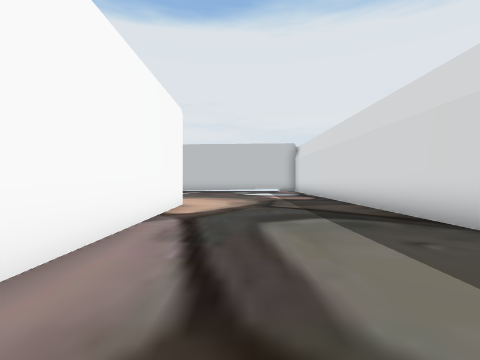
View 1 (above)

24 first-person views from a walk through a 3-D level made in the Unity game engine. The camera is 1.4 m above the floor, looks level and sees 85° across. The floor is counted in squares, 2 m on a side. Each view is taken from the middle of a square. On the plan, view 1 faces up. The plan holds only what a view shows up to about 9 squares ahead; the rest is blank. The place goes on beyond the plan.

View 2
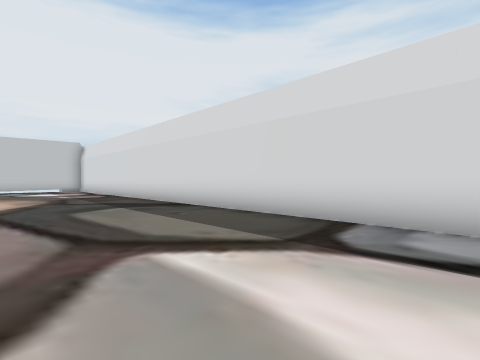

View 3
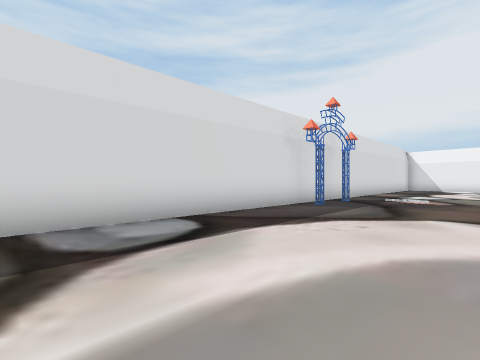

View 4
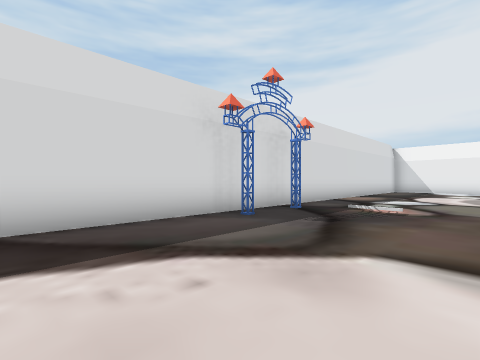

View 5
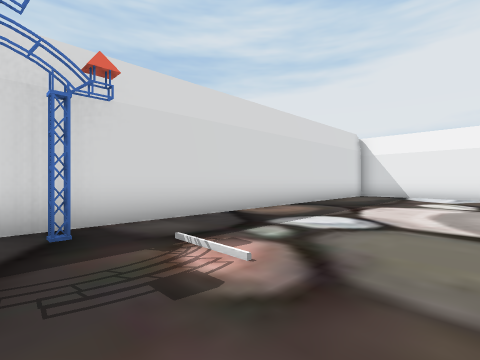

View 6
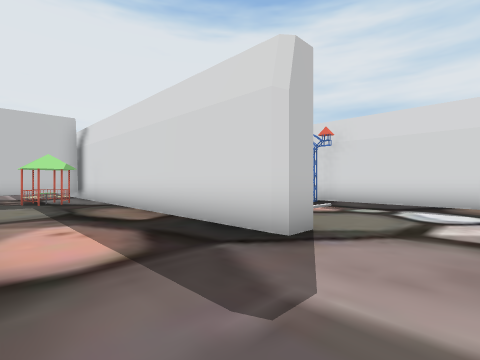

View 7
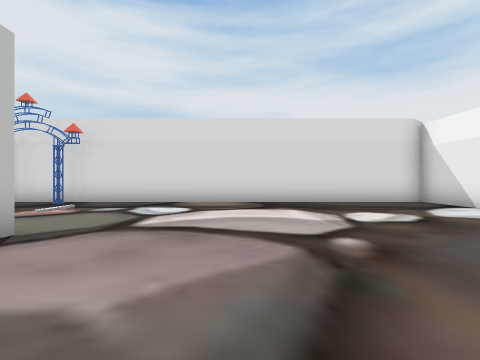

View 8
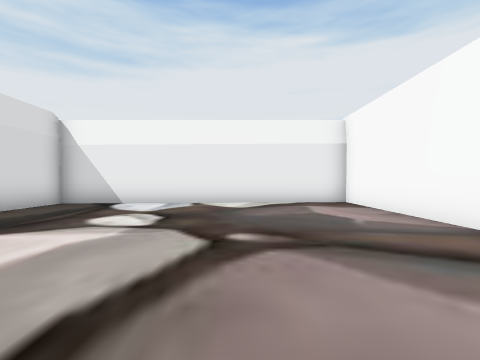

View 9
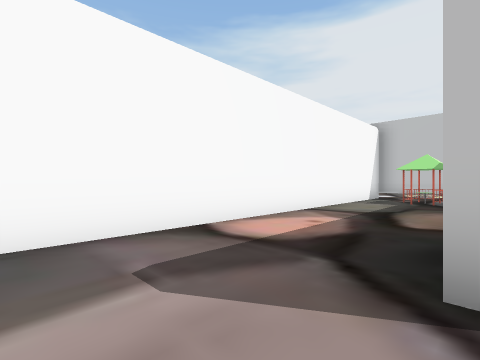

View 10
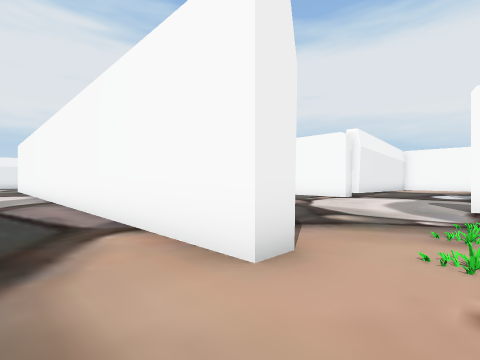

View 11
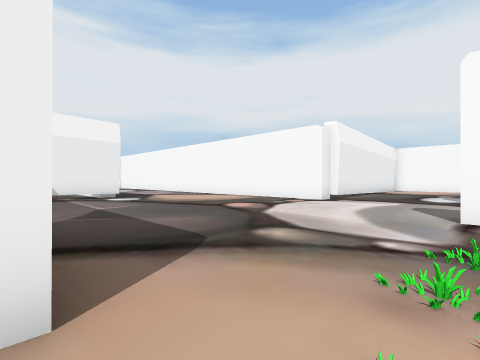

View 12
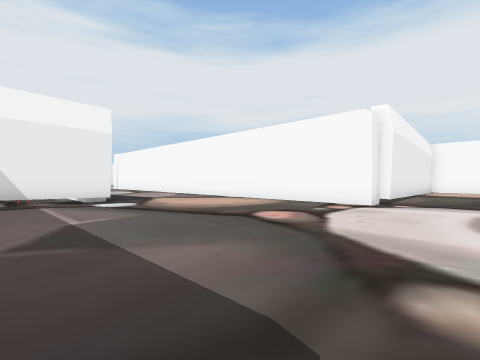

View 13
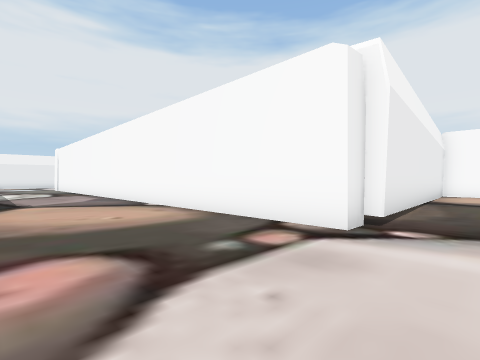

View 14
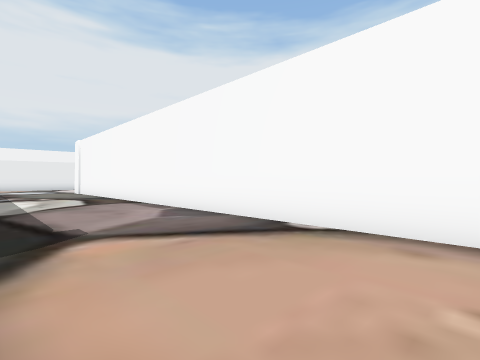

View 15
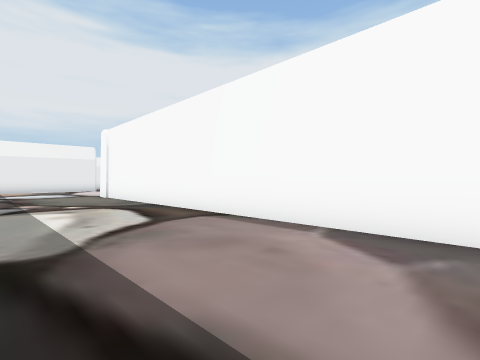

View 16
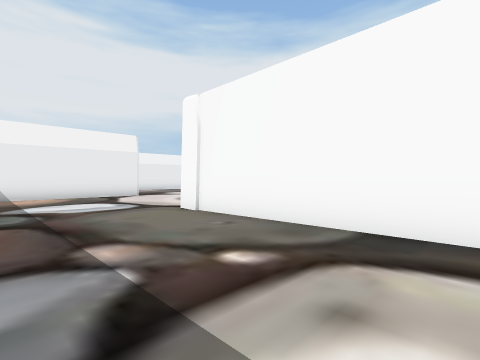

View 17
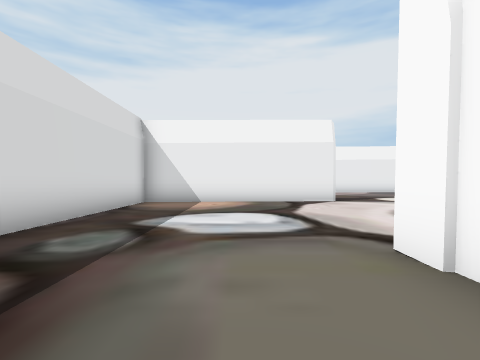

View 18
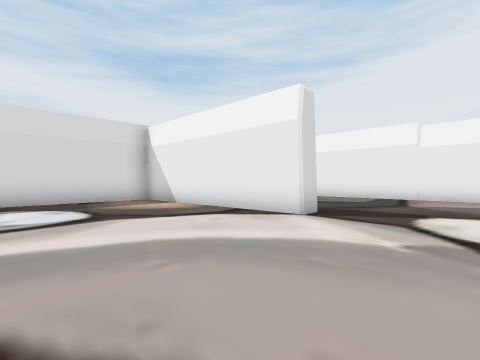

View 19
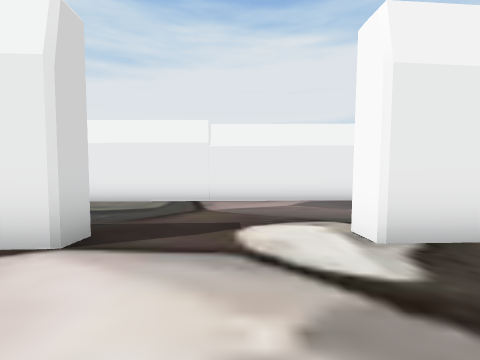

View 20
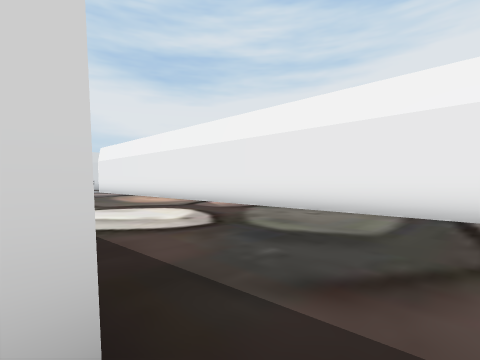

View 21
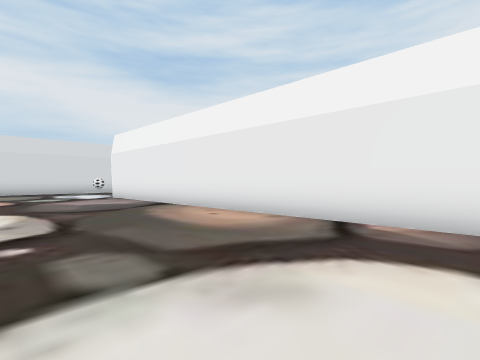

View 22
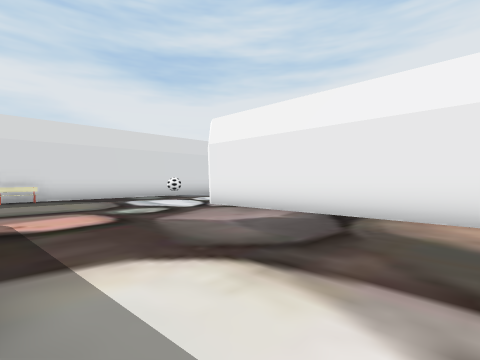

View 23
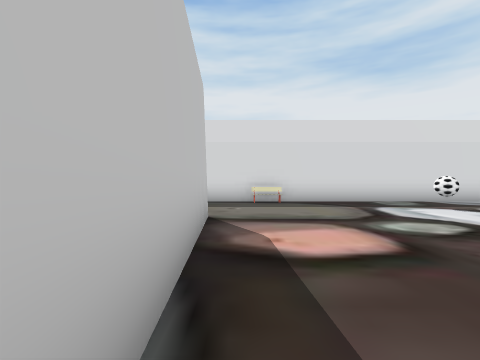

View 24
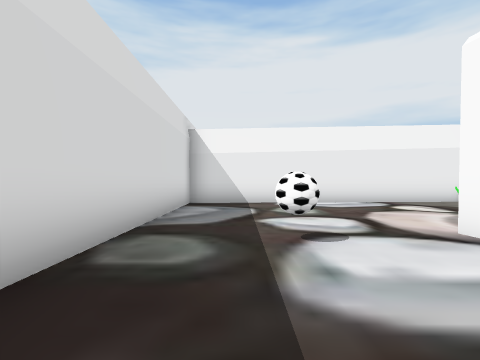

### Floor plan
Points are (right, up) in squares from view 1. A wall is a line through its corners. A room is listed if a view was taken in it or the views show most of it. See-through windows are left out.
Room 1 (views 1, 2, 3, 4, 5, 6, 7, 8, 9, 10)
walls: (-1.6, -11.1) (-2.3, -11.1) (-2.3, -3); (-5.3, -3.6) (-5.3, -12.9); (-5.3, -15.6) (-5.3, -20.3) (3.3, -19.8) (3.3, 9); (-1.6, 7.5) (-1.6, -2.1)
ways out: opening at (-2, 8.5) to room 2
objects: other object (-4, -4) to (-3, -4)
Room 2 (views 11, 12, 13, 14, 15, 16, 17, 18, 19, 20, 21, 22, 23, 24)
walls: (-12.1, -21.3) (-12.2, -20.6) (-6, -20.3) (-6, -15.2); (-16.7, -20.9) (-15.5, -20.8) (-15.5, -21.5); (4.1, -20.4) (-0.7, -20.6); (-17.6, -26.9) (3.1, -25.8); (-1.1, -31.4) (7.5, -30.9) (7.5, -19.9); (-11.3, 4.5) (-10.6, 4.5) (-10.6, -14.6); (-17.6, 4.4) (-11.2, 4.8); (-2.3, 7.5) (-1.6, 7.5)
ways out: opening at (-2, 8.5) to room 1
objects: other object (-6, -2) to (-5, -2); other object (-3, 9); ball (5, -26); bench (7, -22)

Positions as (right, up) in squares from view 1, and headings:
1: (0, 0), facing up
2: (-1, -2), facing up-right
3: (-1, 0), facing down-right
4: (-1, -3), facing down-right
5: (-1, -8), facing down-right
6: (-5, -13), facing up-right
7: (-5, -14), facing right
8: (-2, -12), facing down
9: (-2, -13), facing up-left
10: (0, 9), facing down-left
11: (-2, 9), facing down-left
12: (-3, 7), facing down-left
13: (-7, 6), facing down-left
14: (-7, 1), facing down-left
15: (-7, -3), facing down-left
16: (-7, -9), facing down-left
17: (-9, -12), facing down
18: (-15, -16), facing down-right
19: (-14, -18), facing down
20: (-13, -21), facing down-right
21: (-8, -22), facing down-right
22: (-3, -21), facing down-right
23: (-1, -21), facing right
24: (6, -23), facing down
